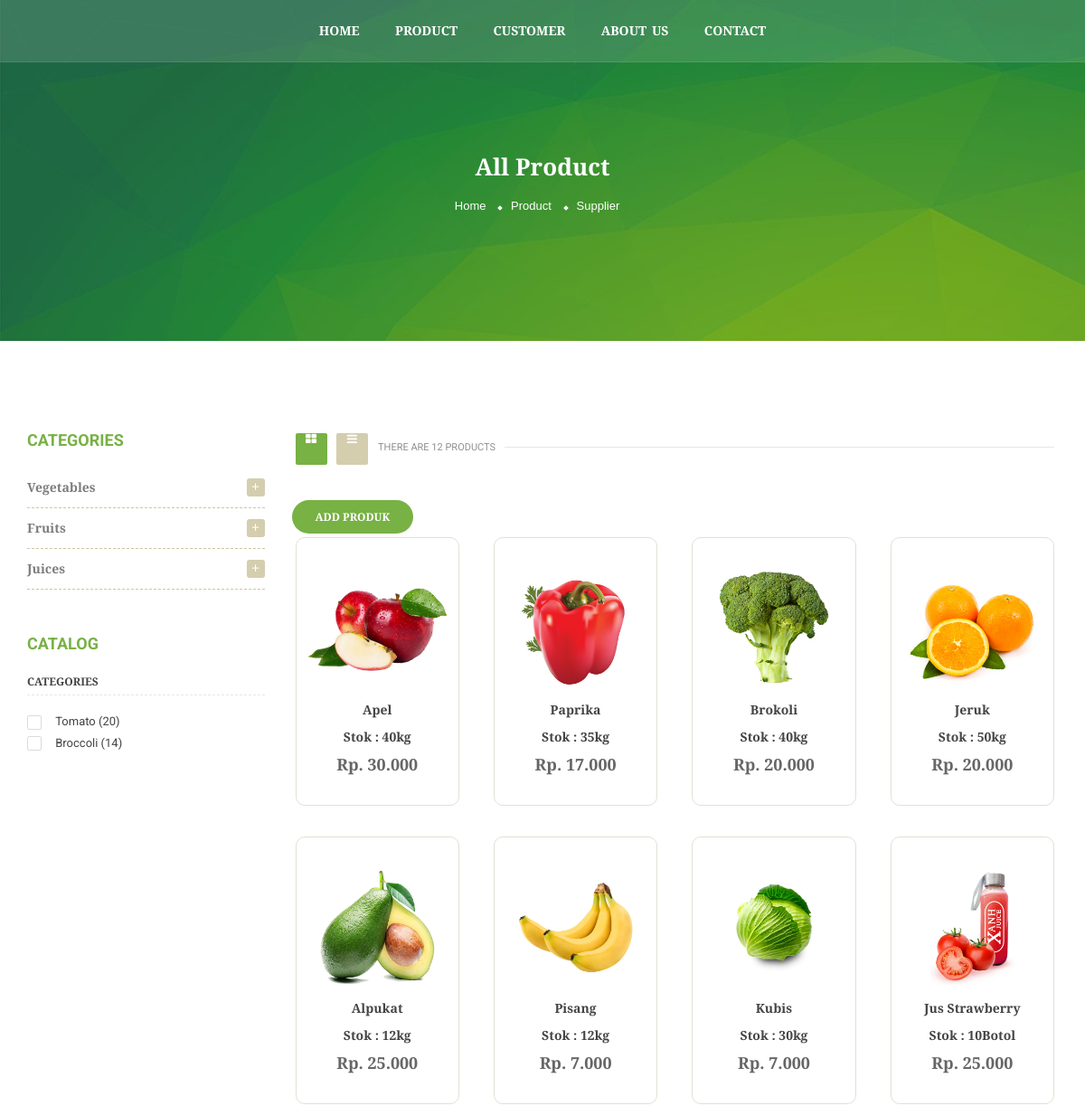
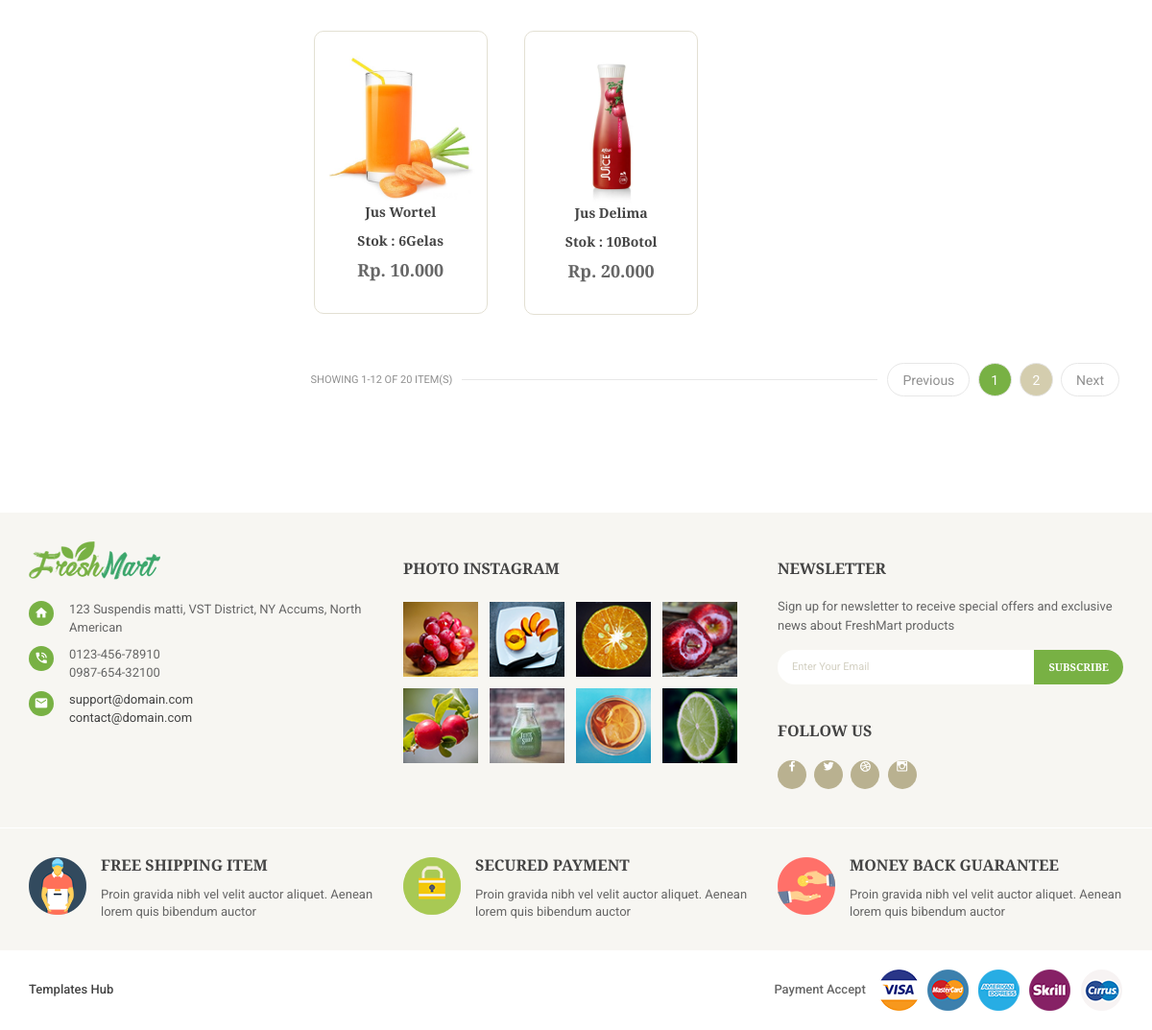
The page /produk/product.php on the database its author committed (2 pictures, top to bottom).
### tables this page shows
CREATE TABLE `produk` (
  `id_produk` int(11) NOT NULL,
  `nama_produk` varchar(50) NOT NULL,
  `id_kategori` int(10) NOT NULL,
  `stok` int(10) NOT NULL,
  `satuan` varchar(5) NOT NULL,
  `harga` int(11) NOT NULL,
  `gambar` varchar(100) DEFAULT NULL
);

### produk/product.php (the view, shortened to what this page needs)
<!DOCTYPE php>
<php lang="zxx">
<head>
		<link rel="stylesheet" href="../libs/bootstrap/css/bootstrap.css">
		<link rel="stylesheet" href="../libs/font-awesome/css/font-awesome.min.css">
		<link rel="stylesheet" href="../libs/font-material/css/material-design-iconic-font.min.css">
		<link rel="stylesheet" href="../libs/nivo-slider/css/nivo-slider.css">
		<link rel="stylesheet" href="../libs/nivo-slider/css/animate.css">
		<link rel="stylesheet" href="../libs/nivo-slider/css/style.css">
		<link rel="stylesheet" href="../libs/owl.carousel/assets/owl.carousel.min.css">
		<link rel="stylesheet" href="../libs/slider-range/css/jslider.css">
		<link rel="stylesheet" href="../css/style.css">
		<link rel="stylesheet" href="../css/reponsive.css">
	</head>
	<body class="home home-1">
		<div id="all">
				<div id="main-menu">
					<ul class="menu">
						<li class="dropdown">
							<a href="../home.php" title="Homepage">Home</a>
						</li>
						<li class="dropdown">
							<a href="product.php" title="Product">Product</a>
						</li>
						<li class="dropdown">
							<a href="../customer/page-customer.php">Customer</a>
						</li>
						<li>
							<a href="../page-about-us.php">About Us</a>
						</li>
						<li>
							<a href="../page-contact.php">Contact</a>
						</li>
					</ul>
				</div>
			<div id="content" class="site-content">
				<div id="breadcrumb">
					<div class="container">
						<h2 class="title">All Product</h2>
						<ul class="breadcrumb">
							<li><a href="#" title="Home">Home</a></li>
							<li><a href="#" title="Product">Product</a></li>
							<li><a href="#" title="Suplier">Supplier</a></li>
						</ul>
					</div>
				</div>
				<div class="container">
					<div class="row">
						<div id="left-column" class="sidebar col-lg-3 col-md-3 col-sm-3 col-xs-12">
							<div class="block product-categories">
								<h3 class="block-title">Categories</h3>
								<div class="block-content">
									<div class="item">
										<span class="arrow collapsed" data-toggle="collapse" data-target="#vegetables" aria-expanded="false" role="button">
											<i class="zmdi zmdi-plus"></i>
										</span>
										<a class="category-title" href="product-grid-left-sidebar.php">Vegetables</a>
									</div>
									<div class="item">
										<span class="arrow collapsed" data-toggle="collapse" data-target="#fruits" aria-expanded="false" role="button">
											<i class="zmdi zmdi-plus"></i>
										</span>
										<a class="category-title" href="product-grid-left-sidebar.php">Fruits</a>
									</div>
									<div class="item">
										<span class="arrow collapsed" data-toggle="collapse" data-target="#juices" aria-expanded="false" role="button">
											<i class="zmdi zmdi-plus"></i>
										</span>
										<a class="category-title" href="product-grid-left-sidebar.php">Juices</a>
									</div>
								</div>
							</div>
							<div class="block product-filter">
								<h3 class="block-title">Catalog</h3>
								<div class="block-content">
									<div class="filter-item">
										<h3 class="filter-title">Categories</h3>
										<div class="filter-content">
											<ul>
												<li>
													<label class="check">
														<span class="custom-checkbox">
															<span class="checkmark"></span>
														</span>
														<a>Tomato <span class="quantity">(20)</span></a>
													</label>
												</li>
												<li>
													<label class="check">
														<span class="custom-checkbox">
															<span class="checkmark"></span>
														</span>
														<a>Broccoli <span class="quantity">(14)</span></a>
													</label>
												</li>
											</ul>
										</div>
									</div>
								</div>
							</div>
						</div>
						<div id="center-column" class="col-lg-9 col-md-9 col-sm-9 col-xs-12">
							<div class="product-category-page">
								<div class="products-bar">
									<div class="row">
										<div class="col-md-6 col-xs-6">
											<div class="gridlist-toggle" role="tablist">
												<ul class="nav nav-tabs">
													<li class="active"><a href="#products-grid" data-toggle="tab" aria-expanded="true"><i class="fa fa-th-large"></i></a></li>
													<li><a href="#products-list" data-toggle="tab" aria-expanded="false"><i class="fa fa-bars"></i></a></li>
												</ul>
											</div>
											<div class="total-products">There are 12 products</div>
										</div>
									</div>
								</div>
								<div class="tab-content">
									<?php
										include "../connection.php";
										$query = mysqli_query($connection, "SELECT * FROM produk INNER JOIN kategori ON produk.id_kategori = kategori.id_kategori");
									?>
									<div class="tab-pane active" id="products-grid">
										<a class='btn btn-primary' href='add_produk.php'>Add Produk</a>
										<div class="products-block">
											<div class="row">
												<?php
			                						while ($data = mysqli_fetch_array($query)) {
			                					?>
												<div class="col-lg-3 col-md-3 col-sm-6 col-xs-12">
													<div class="product-item">
														<div class="product-image">
															<a href="product-detail-left-sidebar.php">
																<img class="img-responsive" src="../img/product/<?php echo $data['gambar']; ?>" alt="Product Image">
															</a>
														</div>
														<div class="product-title">
															<a href="product-detail-left-sidebar.php">
																<?php echo $data['nama_produk'];?>
															</a>
														</div>
														<div class="product-title">
															<a href="product-detail-left-sidebar.php">
															Stok : <?php echo $data['stok']. $data['satuan'];?>
															</a>
														</div>
														<div class="product-price">
														<?php $angka = $data['harga']; echo "Rp. " . number_format($angka,0,',','.'); ?>
														</div>
													</div>
												</div>
											<?php } ?>
											</div>
										</div>
									</div>
								</div>
								</div>
								<div class="pagination-bar">
									<div class="row">
										<div class="col-md-4 col-sm-4 col-xs-12">
											<div class="text">Showing 1-12 of 20 item(s)</div>
										</div>
										<div class="col-md-8 col-sm-8 col-xs-12">
											<div class="pagination">
												<ul class="page-list">
													<li><a href="#" class="prev">Previous</a></li>
													<li><a href="#" class="current">1</a></li>
													<li><a href="#">2</a></li>
													<li><a href="#" class="next">Next</a></li>
												</ul>
											</div>
										</div>
									</div>
								</div>
							</div>
						</div>
					</div>
				</div>
			</div>
			<footer id="footer">
				<div class="footer">
					<div class="footer-top">
						<div class="container">
							<div class="row">
								<div class="col-lg-4 col-md-4 col-sm-4 col-xs-12">
									<div class="block text">
										<div class="block-content">
											<a href="index.php" class="logo-footer">
												<img src="../img/logo-2.png" alt="Logo">
											</a>
											<div class="contact">
												<div class="item d-flex">
													<div class="item-left">
														<i class="zmdi zmdi-home"></i>
													</div>
													<div class="item-right">
														<span>123 Suspendis matti, VST District, NY Accums, North American</span>
													</div>
												</div>
												<div class="item d-flex">
													<div class="item-left">
														<i class="zmdi zmdi-phone-in-talk"></i>
													</div>
													<div class="item-right">
														<span>0123-456-78910<br>0987-654-32100</span>
													</div>
												</div>
												<div class="item d-flex">
													<div class="item-left">
														<i class="zmdi zmdi-email"></i>
													</div>
													<div class="item-right">
														<span><a href="mailto:support@domain.com">support@domain.com</a><br><a href="mailto:contact@domain.com">contact@domain.com</a></span>
													</div>
												</div>
											</div>
										</div>
									</div>
								</div>
								<div class="col-lg-4 col-md-4 col-sm-4 col-xs-12">
									<div class="block instagram">
										<h2 class="block-title">Photo Instagram</h2>
										<div class="block-content">
											<div class="row margin-0">
												<div class="col-xs-3 col-sm-3 col-md-3 col-lg-3 padding-0">
													<a href="#">
														<img src="../img/instagram-1.png" alt="Instagram Image">
													</a>
												</div>
												<div class="col-xs-3 col-sm-3 col-md-3 col-lg-3 padding-0">
													<a href="#">
														<img src="../img/instagram-2.png" alt="Instagram Image">
													</a>
												</div>
												<div class="col-xs-3 col-sm-3 col-md-3 col-lg-3 padding-0">
													<a href="#">
														<img src="../img/instagram-3.png" alt="Instagram Image">
													</a>
												</div>
												<div class="col-xs-3 col-sm-3 col-md-3 col-lg-3 padding-0">
													<a href="#">
														<img src="../img/instagram-4.png" alt="Instagram Image">
													</a>
												</div>
												<div class="col-xs-3 col-sm-3 col-md-3 col-lg-3 padding-0">
													<a href="#">
														<img src="../img/instagram-5.png" alt="Instagram Image">
													</a>
												</div>
												<div class="col-xs-3 col-sm-3 col-md-3 col-lg-3 padding-0">
													<a href="#">
														<img src="../img/instagram-6.png" alt="Instagram Image">
													</a>
												</div>
												<div class="col-xs-3 col-sm-3 col-md-3 col-lg-3 padding-0">
													<a href="#">
														<img src="../img/instagram-7.png" alt="Instagram Image">
													</a>
												</div>
												<div class="col-xs-3 col-sm-3 col-md-3 col-lg-3 padding-0">
													<a href="#">
														<img src="../img/instagram-8.png" alt="Instagram Image">
													</a>
												</div>
											</div>
										</div>
									</div>
								</div>
								<div class="col-lg-4 col-md-4 col-sm-4 col-xs-12">
									<div class="block newsletter">
										<h2 class="block-title">Newsletter</h2>
										<div class="block-content">
											<p class="description">Sign up for newsletter to receive special offers and exclusive news about FreshMart products</p>
											<form action="#" method="post">
												<input type="text" placeholder="Enter Your Email">
												<button type="submit" class="btn btn-primary">Subscribe</button>
											</form>
										</div>
									</div>
									<div class="block social">
										<h2 class="block-title">Follow Us</h2>
										<div class="block-content">
											<ul>
												<li><a href="#"><i class="zmdi zmdi-facebook"></i></a></li>
												<li><a href="#"><i class="zmdi zmdi-twitter"></i></a></li>
												<li><a href="#"><i class="zmdi zmdi-dribbble"></i></a></li>
												<li><a href="#"><i class="zmdi zmdi-instagram"></i></a></li>
											</ul>
										</div>
									</div>
								</div>
							</div>
						</div>
					</div>
					<div class="footer-bottom">
						<div class="payment-intro">
							<div class="container">
								<div class="row">
									<div class="col-lg-4 col-md-4 col-sm-12 col-xs-12">
										<div class="item d-flex">
											<div class="item-left">
												<img src="../img/home1-payment-1.png" alt="Payment Intro">
											</div>
											<div class="item-right">
												<h3 class="title">Free Shipping item</h3>
												<div class="content">Proin gravida nibh vel velit auctor aliquet. Aenean lorem quis bibendum auctor</div>
											</div>
										</div>
									</div>
									<div class="col-lg-4 col-md-4 col-sm-12 col-xs-12">
										<div class="item d-flex">
											<div class="item-left">
												<img src="../img/home1-payment-2.png" alt="Payment Intro">
											</div>
											<div class="item-right">
												<h3 class="title">Secured Payment</h3>
												<div class="content">Proin gravida nibh vel velit auctor aliquet. Aenean lorem quis bibendum auctor</div>
											</div>
										</div>
									</div>
									<div class="col-lg-4 col-md-4 col-sm-12 col-xs-12">
										<div class="item d-flex">
											<div class="item-left">
												<img src="../img/home1-payment-3.png" alt="Payment Intro">
											</div>
											<div class="item-right">
												<h3 class="title">Money Back Guarantee</h3>
												<div class="content">Proin gravida nibh vel velit auctor aliquet. Aenean lorem quis bibendum auctor</div>
											</div>
										</div>
									</div>
								</div>
							</div>
						</div>
					</div>
				</div>
				<div class="footer-copyright">
					<div class="container">
						<div class="row">
							<div class="col-lg-7 col-md-7 col-sm-7 col-xs-12">
								<div class="copyright"><a target="_blank" href="https://www.templateshub.net">Templates Hub</a></div>
							</div>
							<div class="col-lg-5 col-md-5 col-sm-5 col-xs-12 align-right">
								<div class="payment">
									<span>Payment Accept</span>
									<img src="../img/payment.png" alt="Payment">
								</div>
							</div>
						</div>
					</div>
				</div>
			</footer>
	</body>
</php>

### rows shown on the page
produk: gambar (picture), nama_produk "Apel", stok "40", satuan "kg", harga "30.000"
produk: gambar (picture), nama_produk "Paprika", stok "35", satuan "kg", harga "17.000"
produk: gambar (picture), nama_produk "Brokoli", stok "40", satuan "kg", harga "20.000"
produk: gambar (picture), nama_produk "Jeruk", stok "50", satuan "kg", harga "20.000"
produk: gambar (picture), nama_produk "Alpukat", stok "12", satuan "kg", harga "25.000"
produk: gambar (picture), nama_produk "Pisang", stok "12", satuan "kg", harga "7.000"
produk: gambar (picture), nama_produk "Kubis", stok "30", satuan "kg", harga "7.000"
produk: gambar (picture), nama_produk "Jus Strawberry", stok "10", satuan "Botol", harga "25.000"
produk: gambar (picture), nama_produk "Jus Wortel", stok "6", satuan "Gelas", harga "10.000"
produk: gambar (picture), nama_produk "Jus Delima", stok "10", satuan "Botol", harga "20.000"
